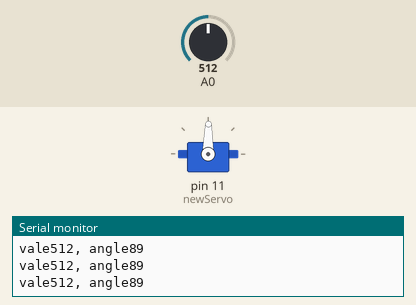
Simulated run of this sketch. Board: Arduino Uno, built with avr-gcc and run on an emulated ATmega328P. Parts: servo, the last lines printed to the serial monitor. The test bench sets the inputs (shaded band); at power-on: A0 = 512.

Above: at 1.2 s.
1.3 s: A0 set to 558
At 2.4 s:
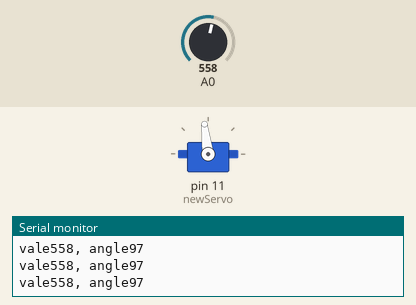
4.3 s: A0 set to 583
At 5.5 s:
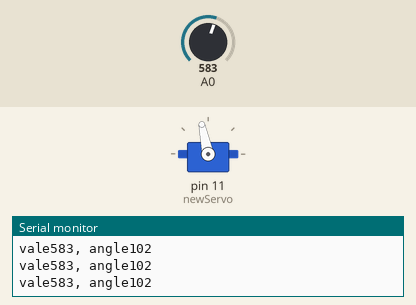
5.8 s: A0 set to 306
At 6.9 s:
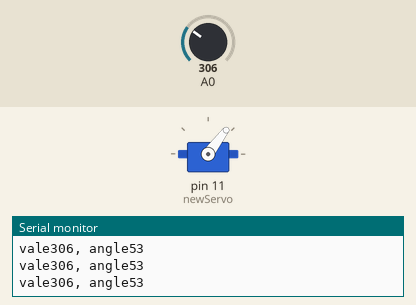
7.3 s: A0 set to 716
At 8.5 s:
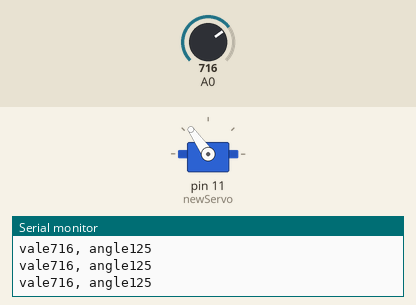
8.8 s: A0 set to 122
At 9.1 s:
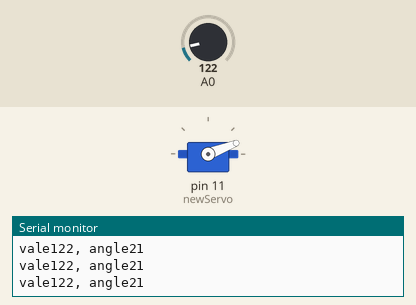
10.3 s: A0 set to 900
At 10.9 s:
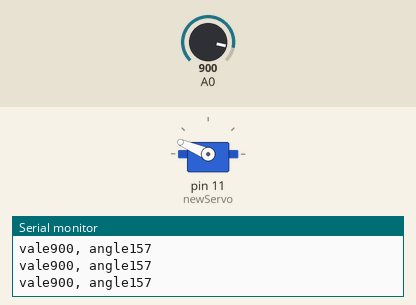
Timing chart, 0 to 12.8 s (numbered marks = the images above; inputs shaded):
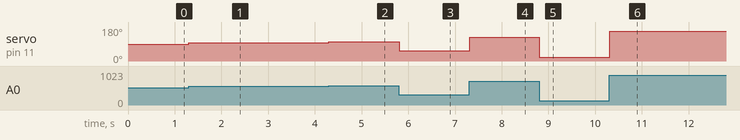

Measured:
- after the input at 1.3 s, servo on pin 11 (newServo): 89° → 97° at once
- after the input at 4.3 s, servo on pin 11 (newServo): 97° → 102° at once
- after the input at 5.8 s, servo on pin 11 (newServo): 102° → 53° at once
- after the input at 7.3 s, servo on pin 11 (newServo): 53° → 125° at once
- after the input at 8.8 s, servo on pin 11 (newServo): 125° → 21° at once
- after the input at 10.3 s, servo on pin 11 (newServo): 21° → 157° at once

The sketch:

servoPot.ino
```cpp
#include <Servo.h>

Servo newServo;

int servoPin = 11;
int angle = 0;    // variable to store the servo position

void setup() {
  newServo.attach(11);  // attaches the servo on pin 9 to the servo object
  Serial.begin(9600);
}

void loop() {
  int value = analogRead(A0);
  angle = map(value, 0, 1023, 0, 179);
  newServo.write(angle);
  delay(5);

  Serial.print("vale"+ String(value) + ", ");
  Serial.println("angle" + String(angle));
}
```
